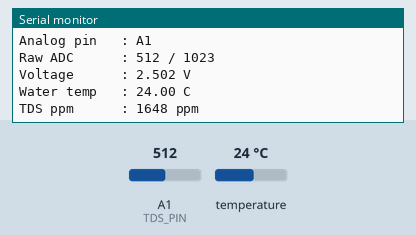
Recording of a sketch running on a simulated Arduino Uno, built with avr-gcc and run on an emulated ATmega328P. On the bench: the last lines printed to the serial monitor. The inputs (shaded band) are chosen by the test bench; at power-on: temperature 24 °C, A1 (TDS_PIN) = 512.

Above: at 1.2 s.
1.3 s: temperature set to 12 °C
2.8 s: A1 (TDS_PIN) set to 716
At 4.17 s:
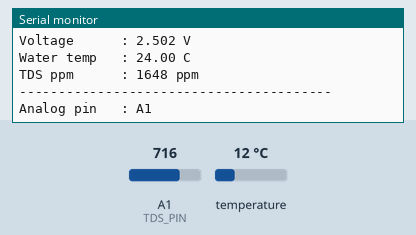
4.3 s: temperature set to 19 °C
At 5.4 s:
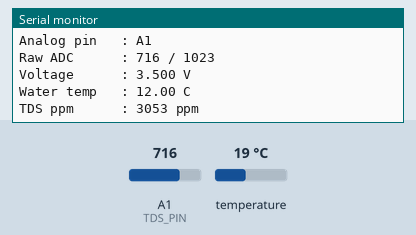
5.8 s: A1 (TDS_PIN) set to 900
At 7.24 s:
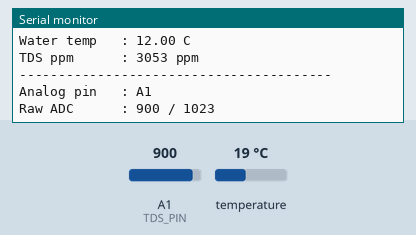

Measured:
- after the input at 5.8 s, the serial monitor: prints a new line after 1.4 s (image 3)

The sketch:

tds_only.ino
```cpp
#include <DallasTemperature.h>
#include <OneWire.h>

#define TDS_PIN A1
#define WATER_TEMP_PIN 3

// Replace this with your own TDS calibration factor derived from your reference solution and setup.
const float CALIBRATION_FACTOR = 645.58;
const float DEFAULT_COMPENSATION_TEMP_C = 25.0;

OneWire oneWire(WATER_TEMP_PIN);
DallasTemperature waterTempSensor(&oneWire);

bool isValidWaterTempC(float tempC) {
  return tempC != DEVICE_DISCONNECTED_C && tempC >= -55.0 && tempC <= 125.0;
}

float readWaterTempC() {
  waterTempSensor.requestTemperatures();
  return waterTempSensor.getTempCByIndex(0);
}

int readAverageRaw(uint8_t samples) {
  long total = 0;
  for (uint8_t i = 0; i < samples; i++) {
    total += analogRead(TDS_PIN);
    delay(10);
  }
  return (int)(total / samples);
}

void setup() {
  Serial.begin(9600);
  pinMode(TDS_PIN, INPUT);
  waterTempSensor.begin();

  Serial.println("========================================");
  Serial.println("      TDS SENSOR CALIBRATED (UNO)      ");
  Serial.println("========================================");
}

void loop() {
  float waterTemp = readWaterTempC();
  bool waterTempOk = isValidWaterTempC(waterTemp);
  float compensationTempC = waterTempOk ? waterTemp : DEFAULT_COMPENSATION_TEMP_C;

  const int raw = readAverageRaw(20);
  const float rawVoltage = (raw * 5.0) / 1023.0;

  float compensationCoefficient = 1.0 + 0.02 * (compensationTempC - 25.0);
  if (compensationCoefficient <= 0.0) compensationCoefficient = 1.0;
  const float compensatedVoltage = rawVoltage / compensationCoefficient;
  const float tdsValue = compensatedVoltage * CALIBRATION_FACTOR;

  Serial.println("----------------------------------------");
  Serial.print("Analog pin   : A1\n");
  Serial.print("Raw ADC      : ");
  Serial.print(raw);
  Serial.println(" / 1023");
  Serial.print("Voltage      : ");
  Serial.print(rawVoltage, 3);
  Serial.println(" V");
  Serial.print("Water temp   : ");
  if (waterTempOk) {
    Serial.print(waterTemp, 2);
    Serial.println(" C");
  } else {
    Serial.println("unavailable (using 25.00 C fallback)");
  }

  // Print calculated TDS
  Serial.print("TDS ppm      : ");
  Serial.print(tdsValue, 0);
  Serial.println(" ppm");

  delay(2000);
}
```
